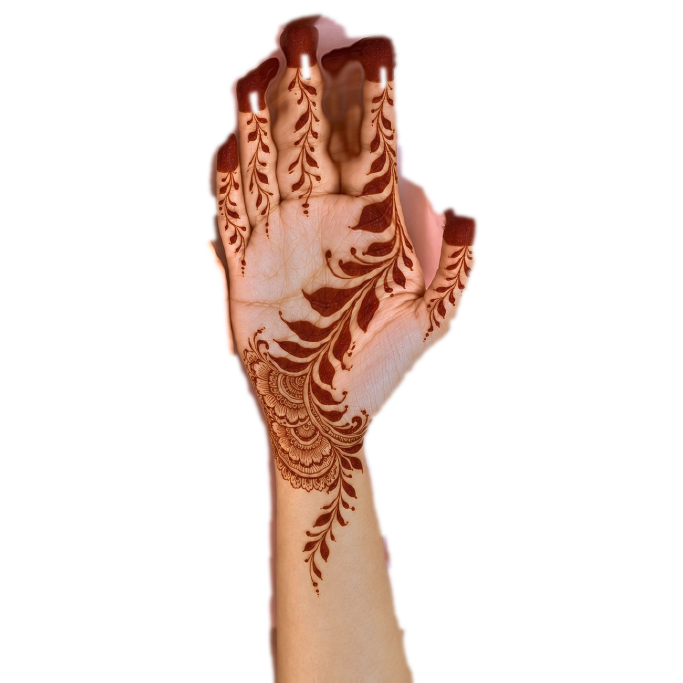
#> input picture assets/ml-source/photo/arabic-palm-stain.webp, 2048 x 2048 px, given in place of albedo.png, which was not available (shown at 1/3 size)
$ python postprocess.py ../../assets/ml-source/photo out.png
#> lines starting #> are read from the running program, lines starting #| are printed output that depends on the picture
# Post-processes the maps baked by build_hand.py into web textures.
#
#   python scripts/hand-real/postprocess.py <build_dir> <public_models_dir>
#
# The CC0 MakeHuman skin is photo-derived but blotchy. For a well-groomed, evenly toned
# hand (docs/HAND_REALISM.md §5) the albedo is composed:
#   colour  = warm golden-honey medium Indian complexion, soft peachy palm, clean manicured nails
#   detail  = fine, low-contrast pore & palm crease structure, free of muddy patches.

import pathlib
import sys

import numpy as np
from PIL import Image

src = pathlib.Path(sys.argv[1])
dst = pathlib.Path(sys.argv[2])
dst.mkdir(parents=True, exist_ok=True)
rng = np.random.default_rng(7)


def load(name, mode="RGB"):
#> called with name = 'albedo.png', mode = 'RGB'
    return np.asarray(Image.open(src / name).convert(mode), dtype=np.float32) / 255.0
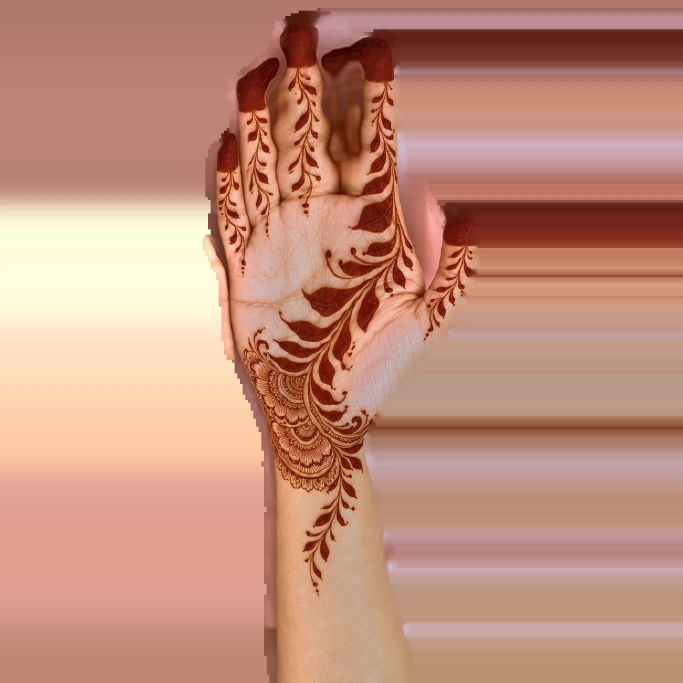
#> returned value: shape (2048, 2048, 3) float32 (shown at 1/3 size); mean of channels 0, 1, 2 0.764, 0.561, 0.486; drawn as R, G, B


photo = load("albedo.png")
nails = load("nails.png", "L")
#> call 2 of load, with name = 'nails.png', mode = 'L'
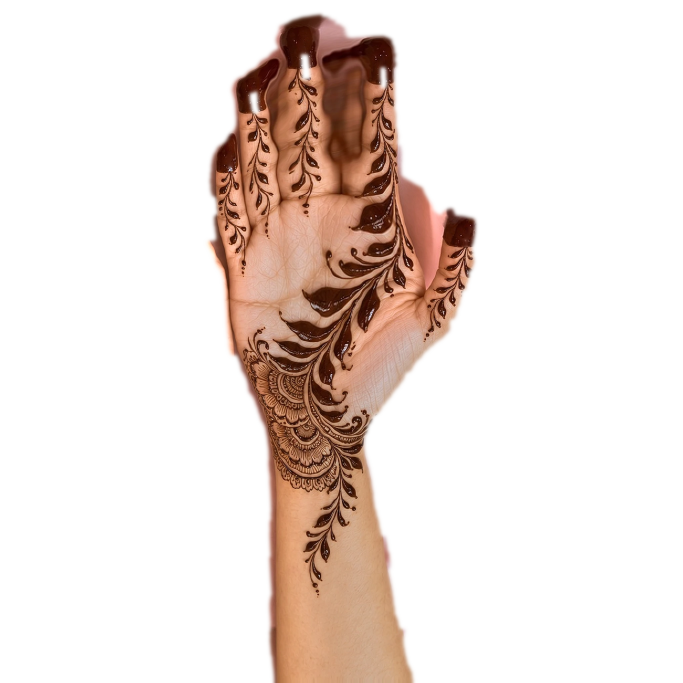
#> input picture assets/ml-source/photo/arabic-palm.webp, 2048 x 2048 px, given in place of nails.png, which was not available (shown at 1/3 size)
#> in load (call 2), `return np.asarray(Image.open(src / name).convert(mode), dtype=np.float..`:
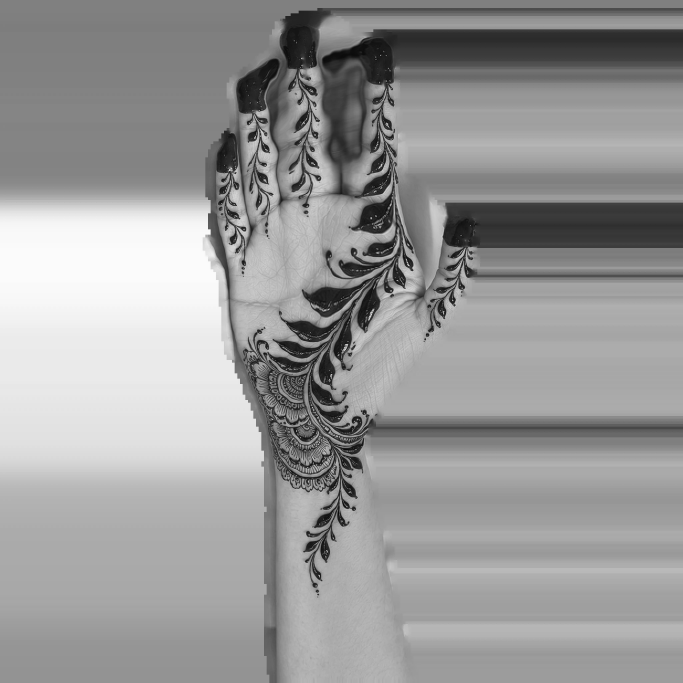
#> returned value: shape (2048, 2048) float32 (shown at 1/3 size); min 0.0196, max 1, mean 0.601
free = load("freeedge.png", "L")
nos = load("normal_os.png") * 2 - 1  # object-space normal (palm faces -X)
#> (the run stopped early here; a loop or call above may not have finished)
